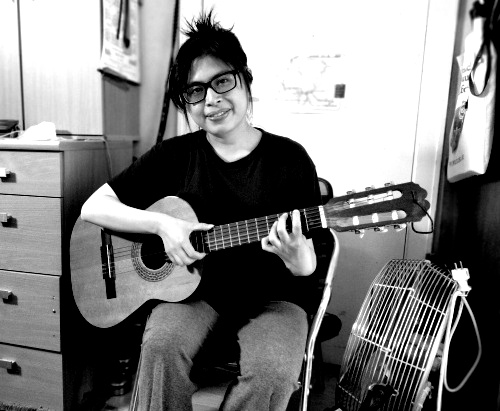
#> input picture my-bilder/IMG_20230623_170035.jpg, 500 x 411 px
$ jupyter execute ExtraBilder.ipynb
#> lines starting #> are read from the running program, lines starting #| are printed output that depends on the picture
## Extrablatt

[cell 1]
import numpy as np
import skimage.io
import skimage.filters
import scipy.ndimage
import matplotlib.pyplot as plt
from skimage.transform import resize

# Aufgabe 3.2
laplace_kernel = np.array([[0, -1, 0], [-1, 4, -1], [0, -1, 0]])
gaussian_sigma = 2

combined_filter = skimage.filters.gaussian(laplace_kernel, sigma=gaussian_sigma)

# Convert the combined_filter to a 3D kernel
combined_filter_3d = np.stack([combined_filter] * 3, axis=2)

def finishedPic(image):
    resized_image = resize(image, (380, 363), anti_aliasing=True)  # Resize the image to (380, 363)

    filtered_image = scipy.ndimage.convolve(resized_image, combined_filter_3d)

    # Normalize the filtered image
    filtered_image = (filtered_image - np.min(filtered_image)) / (np.max(filtered_image) - np.min(filtered_image))
    return filtered_image

def resizedPic(image):
    resized_image = resize(image, (380, 363), anti_aliasing=True)  # Resize the image to (380, 363)
    return resized_image


# Aufgabe 3.3
image = skimage.io.imread('./my-bilder/IMG_20230623_170035.jpg') / 255.0  # Load the image and scale the value range to [0, 1]
#> image: shape (411, 500, 3) float64; min 0, max 1, mean 0.501
image2 = skimage.io.imread('./my-bilder/IMG_20230623_165912.jpg') / 255.0
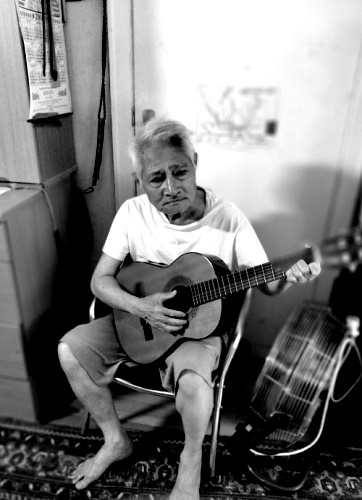
#> input picture my-bilder/IMG_20230623_165912.jpg, 362 x 500 px
#> image2: shape (500, 362, 3) float64; min 0, max 1, mean 0.48

# Plot the original image and the filtered image
fig, axes = plt.subplots(1, 4, figsize=(13, 3))
axes[0].imshow(resizedPic(image), cmap='gray')
#> in resizedPic, `resized_image = resize(image, (380, 363), anti_aliasing=True)`:
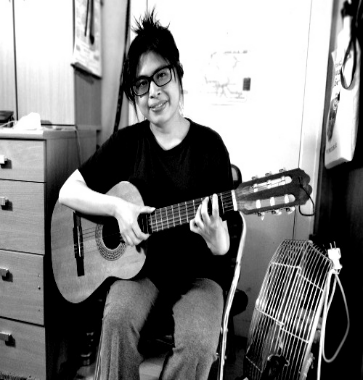
#> resized_image: shape (380, 363, 3) float64; min 0, max 1, mean 0.501
axes[0].set_title('Invertiert Image')
axes[0].axis('off')

axes[1].imshow(finishedPic(image), cmap='gray')
#> in finishedPic, `filtered_image = scipy.ndimage.convolve(resized_image, combined_filter..`: filtered_image: shape (380, 363, 3) float64; every value is 0
#> in finishedPic, `filtered_image = (filtered_image - np.min(filtered_image)) / (np.max(f..`: filtered_image: shape (380, 363, 3) float64; every value is NaN or infinite
axes[1].set_title('Gaussian-Laplacian Filtered Image')
axes[1].axis('off')

axes[2].imshow(resizedPic(image2),cmap='gray')
#> in resizedPic (call 2), `resized_image = resize(image, (380, 363), anti_aliasing=True)`:
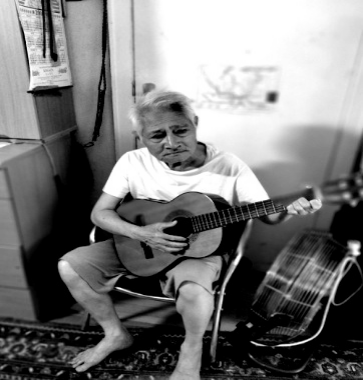
#> resized_image: shape (380, 363, 3) float64; min 0, max 1, mean 0.48
axes[2].set_title('Invertiert Image')
axes[2].axis('off')

axes[3].imshow(finishedPic(image2), cmap='gray')
axes[3].set_title('Gaussian-Laplacian Filtered Image')
axes[3].axis('off')

plt.show()
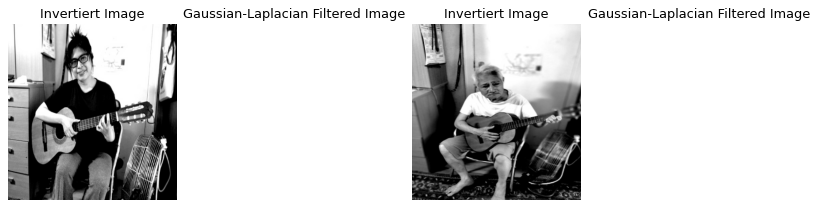
#> figure drawn by matplotlib, 4 panels
